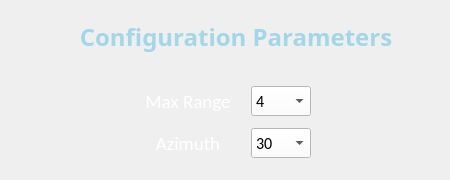
                 <widget class="QFrame" name="frame">
                  <property name="sizePolicy">
                   <sizepolicy hsizetype="Maximum" vsizetype="Maximum">
                    <horstretch>0</horstretch>
                    <verstretch>0</verstretch>
                   </sizepolicy>
                  </property>
                  <property name="minimumSize">
                   <size>
                    <width>450</width>
                    <height>180</height>
                   </size>
                  </property>
                  <property name="maximumSize">
                   <size>
                    <width>450</width>
                    <height>180</height>
                   </size>
                  </property>
                  <property name="frameShape">
                   <enum>QFrame::NoFrame</enum>
                  </property>
                  <property name="frameShadow">
                   <enum>QFrame::Plain</enum>
                  </property>
                  <property name="lineWidth">
                   <number>1</number>
                  </property>
                  <layout class="QGridLayout" name="gridLayout_5">
                   <property name="topMargin">
                    <number>0</number>
                   </property>
                   <property name="bottomMargin">
                    <number>0</number>
                   </property>
                   <property name="verticalSpacing">
                    <number>6</number>
                   </property>
                   <item row="1" column="0">
                    <widget class="QLabel" name="label_26">
                     <property name="sizePolicy">
                      <sizepolicy hsizetype="Maximum" vsizetype="Maximum">
                       <horstretch>0</horstretch>
                       <verstretch>0</verstretch>
                      </sizepolicy>
                     </property>
                     <property name="minimumSize">
                      <size>
                       <width>450</width>
                       <height>30</height>
                      </size>
                     </property>
                     <property name="maximumSize">
                      <size>
                       <width>450</width>
                       <height>30</height>
                      </size>
                     </property>
                     <property name="font">
                      <font>
                       <family>HelveticaNeueLT Std Cn</family>
                       <pointsize>18</pointsize>
                       <weight>75</weight>
                       <bold>true</bold>
                      </font>
                     </property>
                     <property name="styleSheet">
                      <string notr="true">color:#a3d6e7;
</string>
                     </property>
                     <property name="text">
                      <string>Configuration Parameters</string>
                     </property>
                     <property name="alignment">
                      <set>Qt::AlignCenter</set>
                     </property>
                    </widget>
                   </item>
                   <item row="2" column="0">
                    <layout class="QVBoxLayout" name="verticalLayout_13">
                     <item>
                      <layout class="QHBoxLayout" name="horizontalLayout_10">
                       <property name="topMargin">
                        <number>6</number>
                       </property>
                       <item>
                        <spacer name="horizontalSpacer_109">
                         <property name="orientation">
                          <enum>Qt::Horizontal</enum>
                         </property>
                         <property name="sizeType">
                          <enum>QSizePolicy::Maximum</enum>
                         </property>
                         <property name="sizeHint" stdset="0">
                          <size>
                           <width>120</width>
                           <height>30</height>
                          </size>
                         </property>
                        </spacer>
                       </item>
                       <item>
                        <widget class="QLabel" name="label_12">
                         <property name="sizePolicy">
                          <sizepolicy hsizetype="Maximum" vsizetype="Maximum">
                           <horstretch>0</horstretch>
                           <verstretch>0</verstretch>
                          </sizepolicy>
                         </property>
                         <property name="minimumSize">
                          <size>
                           <width>100</width>
                           <height>30</height>
                          </size>
                         </property>
                         <property name="maximumSize">
                          <size>
                           <width>100</width>
                           <height>30</height>
                          </size>
                         </property>
                         <property name="font">
                          <font>
                           <family>Calibri</family>
                           <pointsize>14</pointsize>
                           <weight>50</weight>
                           <bold>false</bold>
                          </font>
                         </property>
                         <property name="styleSheet">
                          <string notr="true">color: rgb(255, 255, 255)</string>
                         </property>
                         <property name="text">
                          <string>Max Range</string>
                         </property>
                         <property name="alignment">
                          <set>Qt::AlignCenter</set>
                         </property>
                        </widget>
                       </item>
                       <item>
                        <widget class="QComboBox" name="MaxRange_Desired">
                         <property name="sizePolicy">
                          <sizepolicy hsizetype="Maximum" vsizetype="Maximum">
                           <horstretch>0</horstretch>
                           <verstretch>0</verstretch>
                          </sizepolicy>
                         </property>
                         <property name="minimumSize">
                          <size>
                           <width>60</width>
                           <height>30</height>
                          </size>
                         </property>
                         <property name="maximumSize">
                          <size>
                           <width>60</width>
                           <height>30</height>
                          </size>
                         </property>
                         <property name="font">
                          <font>
                           <family>Calibri</family>
                           <pointsize>12</pointsize>
                          </font>
                         </property>
                         <property name="layoutDirection">
                          <enum>Qt::LeftToRight</enum>
                         </property>
                         <property name="autoFillBackground">
                          <bool>false</bool>
                         </property>
                         <property name="styleSheet">
                          <string notr="true"> background-color: white;
</string>
                         </property>
                         <property name="editable">
                          <bool>false</bool>
                         </property>
                         <property name="sizeAdjustPolicy">
                          <enum>QComboBox::AdjustToContentsOnFirstShow</enum>
                         </property>
                         <item>
                          <property name="text">
                           <string>4</string>
                          </property>
                         </item>
                         <item>
                          <property name="text">
                           <string>6</string>
                          </property>
                         </item>
                         <item>
                          <property name="text">
                           <string>8</string>
                          </property>
                         </item>
                         <item>
                          <property name="text">
                           <string>10</string>
                          </property>
                         </item>
                        </widget>
                       </item>
                       <item>
                        <spacer name="horizontalSpacer_28">
                         <property name="orientation">
                          <enum>Qt::Horizontal</enum>
                         </property>
                         <property name="sizeType">
                          <enum>QSizePolicy::Maximum</enum>
                         </property>
                         <property name="sizeHint" stdset="0">
                          <size>
                           <width>120</width>
                           <height>30</height>
                          </size>
                         </property>
                        </spacer>
                       </item>
                      </layout>
                     </item>
                     <item>
                      <layout class="QHBoxLayout" name="horizontalLayout_9">
                       <property name="topMargin">
                        <number>6</number>
                       </property>
                       <property name="bottomMargin">
                        <number>0</number>
                       </property>
                       <item>
                        <spacer name="horizontalSpacer_110">
                         <property name="orientation">
                          <enum>Qt::Horizontal</enum>
                         </property>
                         <property name="sizeType">
                          <enum>QSizePolicy::Maximum</enum>
                         </property>
                         <property name="sizeHint" stdset="0">
                          <size>
                           <width>120</width>
                           <height>30</height>
                          </size>
                         </property>
                        </spacer>
                       </item>
                       <item>
                        <widget class="QLabel" name="label_22">
                         <property name="sizePolicy">
                          <sizepolicy hsizetype="Maximum" vsizetype="Maximum">
                           <horstretch>0</horstretch>
                           <verstretch>0</verstretch>
                          </sizepolicy>
                         </property>
                         <property name="minimumSize">
                          <size>
                           <width>100</width>
                           <height>30</height>
                          </size>
                         </property>
                         <property name="maximumSize">
                          <size>
                           <width>100</width>
                           <height>30</height>
                          </size>
                         </property>
                         <property name="font">
                          <font>
                           <family>Calibri</family>
                           <pointsize>14</pointsize>
                           <weight>50</weight>
                           <bold>false</bold>
                          </font>
                         </property>
                         <property name="styleSheet">
                          <string notr="true">color: rgb(255, 255, 255)</string>
                         </property>
                         <property name="text">
                          <string>Azimuth</string>
                         </property>
                         <property name="alignment">
                          <set>Qt::AlignCenter</set>
                         </property>
                         <property name="margin">
                          <number>0</number>
                         </property>
                         <property name="indent">
                          <number>-1</number>
                         </property>
                        </widget>
                       </item>
                       <item>
                        <widget class="QComboBox" name="MaxAzimuth_Desired">
                         <property name="sizePolicy">
                          <sizepolicy hsizetype="Maximum" vsizetype="Maximum">
                           <horstretch>0</horstretch>
                           <verstretch>0</verstretch>
                          </sizepolicy>
                         </property>
                         <property name="minimumSize">
                          <size>
                           <width>60</width>
                           <height>30</height>
                          </size>
                         </property>
                         <property name="maximumSize">
                          <size>
                           <width>60</width>
                           <height>30</height>
                          </size>
                         </property>
                         <property name="font">
                          <font>
                           <family>Calibri</family>
                           <pointsize>12</pointsize>
                           <weight>50</weight>
                           <bold>false</bold>
                          </font>
                         </property>
                         <property name="autoFillBackground">
                          <bool>true</bool>
                         </property>
                         <property name="styleSheet">
                          <string notr="true">color: rgb(0,0,0);
background-color:  rgb(255,255,255);
</string>
                         </property>
                         <property name="sizeAdjustPolicy">
                          <enum>QComboBox::AdjustToContentsOnFirstShow</enum>
                         </property>
                         <item>
                          <property name="text">
                           <string>30</string>
                          </property>
                         </item>
                         <item>
                          <property name="text">
                           <string>90</string>
                          </property>
                         </item>
                         <item>
                          <property name="text">
                           <string>150</string>
                          </property>
                         </item>
                        </widget>
                       </item>
                       <item>
                        <spacer name="horizontalSpacer_36">
                         <property name="orientation">
                          <enum>Qt::Horizontal</enum>
                         </property>
                         <property name="sizeType">
                          <enum>QSizePolicy::Maximum</enum>
                         </property>
                         <property name="sizeHint" stdset="0">
                          <size>
                           <width>120</width>
                           <height>30</height>
                          </size>
                         </property>
                        </spacer>
                       </item>
                      </layout>
                     </item>
                    </layout>
                   </item>
                  </layout>
                 </widget>
